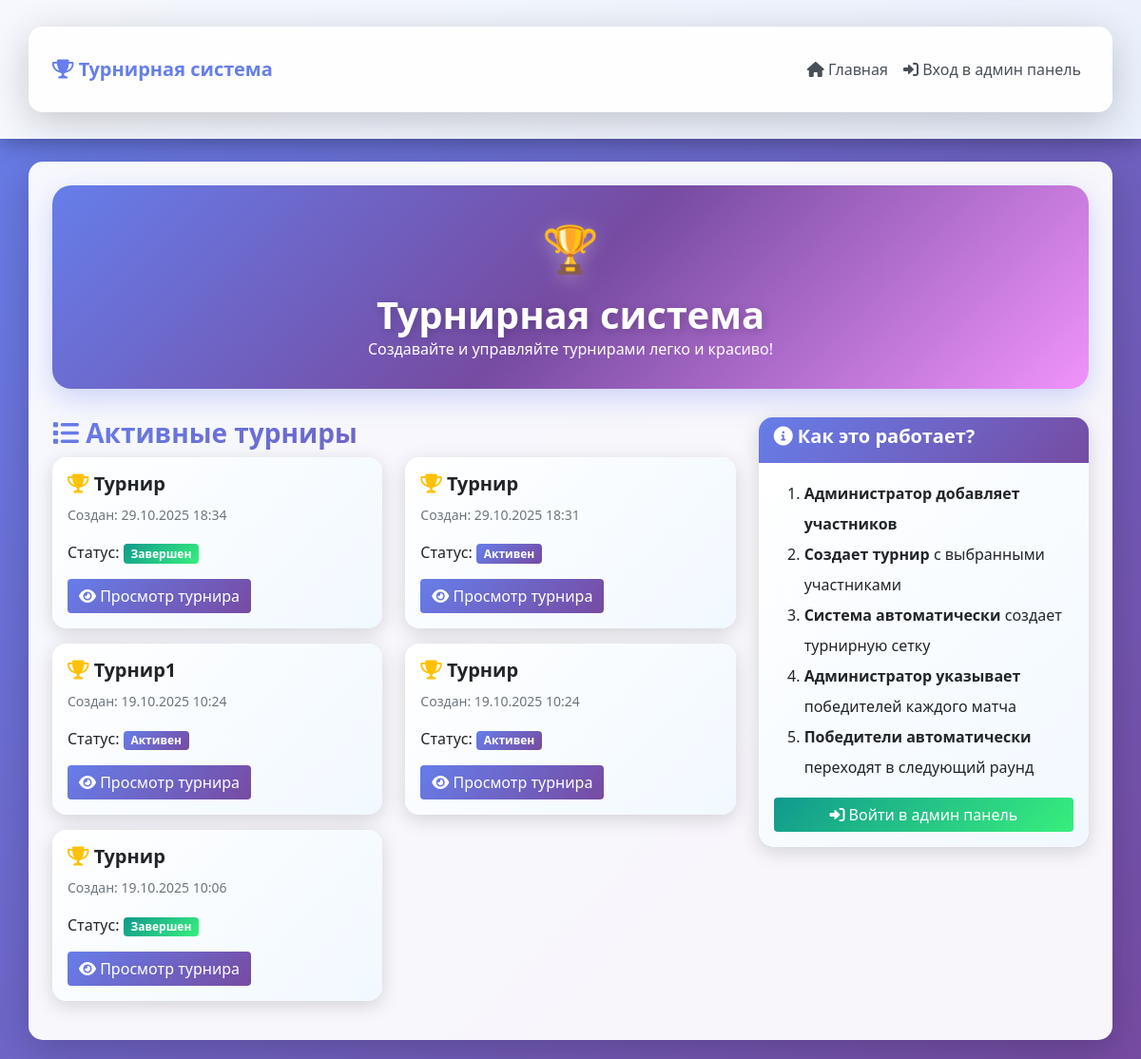
Before: / with the older database file.
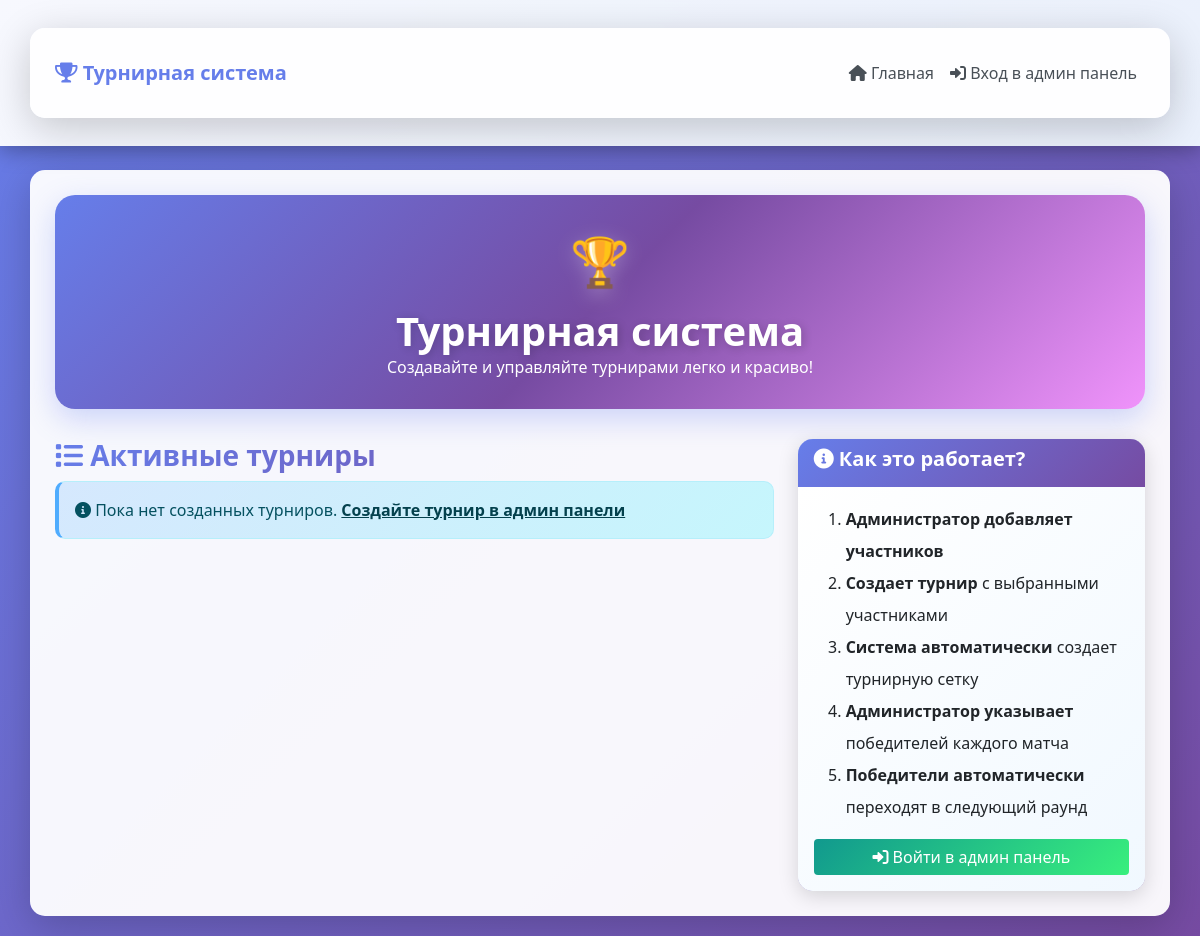
After: the same page with the newer database file.
### app.py (models this page shows)
class Tournament(db.Model):
    id = db.Column(db.Integer, primary_key=True)
    name = db.Column(db.String(200), nullable=False)
    created_at = db.Column(db.DateTime, default=datetime.utcnow)
    status = db.Column(db.String(20), default='active')  # active, completed

### app.py (the view)
@app.route('/')
def index():
    tournaments = Tournament.query.order_by(Tournament.created_at.desc()).all()
    return render_template('index.html', tournaments=tournaments)

### templates/index.html (shortened to what this page needs)
{% extends "base.html" %}
{% block content %}
<div class="row">
    <div class="col-12">
        <div class="welcome-banner">
            <div class="trophy-icon">🏆</div>
            <h1>Турнирная система</h1>
            <p class="text-white mb-0">Создавайте и управляйте турнирами легко и красиво!</p>
        </div>
        <div class="row">
            <div class="col-md-8">
                <h3 style="background: linear-gradient(135deg, #667eea 0%, #764ba2 100%); -webkit-background-clip: text; -webkit-text-fill-color: transparent; background-clip: text;">
                    <i class="fas fa-list"></i> Активные турниры
                </h3>
                {% if tournaments %}
                    <div class="row">
                        {% for tournament in tournaments %}
                        <div class="col-md-6 mb-3">
                            <div class="card">
                                <div class="card-body">
                                    <h5 class="card-title">
                                        <i class="fas fa-trophy text-warning"></i> {{ tournament.name }}
                                    </h5>
                                    <p class="card-text">
                                        <small class="text-muted">
                                            Создан: {{ tournament.created_at.strftime('%d.%m.%Y %H:%M') }}
                                        </small>
                                    </p>
                                    <p class="card-text">
                                        Статус:
                                        <span class="badge bg-{{ 'success' if tournament.status == 'completed' else 'primary' }}">
                                            {{ 'Завершен' if tournament.status == 'completed' else 'Активен' }}
                                        </span>
                                    </p>
                                    <a href="{{ url_for('tournament_view', tournament_id=tournament.id) }}"
                                       class="btn btn-primary">
                                        <i class="fas fa-eye"></i> Просмотр турнира
                                    </a>
                                </div>
                            </div>
                        </div>
                        {% endfor %}
                    </div>
                {% else %}
                    <div class="alert alert-info">
                        <i class="fas fa-info-circle"></i> Пока нет созданных турниров.
                        <a href="{{ url_for('admin') }}" class="alert-link">Создайте турнир в админ панели</a>
                    </div>
                {% endif %}
            </div>
            <div class="col-md-4">
                <div class="card" style="border: 3px solid transparent; background: linear-gradient(white, white) padding-box, linear-gradient(135deg, #667eea 0%, #764ba2 100%) border-box;">
                    <div class="card-header">
                        <h5><i class="fas fa-info-circle"></i> Как это работает?</h5>
                    </div>
                    <div class="card-body">
                        <ol style="line-height: 2;">
                            <li><strong>Администратор добавляет участников</strong></li>
                            <li><strong>Создает турнир</strong> с выбранными участниками</li>
                            <li><strong>Система автоматически</strong> создает турнирную сетку</li>
                            <li><strong>Администратор указывает</strong> победителей каждого матча</li>
                            <li><strong>Победители автоматически</strong> переходят в следующий раунд</li>
                        </ol>
                        {% if session.admin_logged_in %}
                            <a href="{{ url_for('admin') }}" class="btn btn-success w-100">
                                <i class="fas fa-cog"></i> Перейти в админ панель
                            </a>
                        {% else %}
                            <a href="{{ url_for('admin_login') }}" class="btn btn-success w-100">
                                <i class="fas fa-sign-in-alt"></i> Войти в админ панель
                            </a>
                        {% endif %}
                    </div>
                </div>
            </div>
        </div>
    </div>
</div>
{% endblock %}

### templates/base.html (shortened to what this page needs)
<!DOCTYPE html>
<html lang="ru">
<head>
    <link href="https://cdn.jsdelivr.net/npm/bootstrap@5.1.3/dist/css/bootstrap.min.css" rel="stylesheet">
    <link href="https://cdnjs.cloudflare.com/ajax/libs/font-awesome/6.0.0/css/all.min.css" rel="stylesheet">
</head>
<body>
    <nav class="navbar navbar-expand-lg navbar-light" style="background: linear-gradient(135deg, rgba(255,255,255,0.95) 0%, rgba(240,248,255,0.95) 100%); box-shadow: 0 5px 20px rgba(0,0,0,0.3); backdrop-filter: blur(10px);">
        <div class="container">
            <a class="navbar-brand" href="{{ url_for('index') }}" style="color: #667eea; font-weight: bold;">
                <i class="fas fa-trophy"></i> Турнирная система
            </a>
            <div class="collapse navbar-collapse" id="navbarNav">
                <div class="navbar-nav ms-auto">
                    <a class="nav-link" href="{{ url_for('index') }}" style="color: #495057; font-weight: 500;">
                        <i class="fas fa-home"></i> Главная
                    </a>
                    {% if session.admin_logged_in %}
                        <div class="nav-item dropdown">
                            <a class="nav-link dropdown-toggle" href="#" id="adminDropdown" role="button" data-bs-toggle="dropdown" style="color: #495057; font-weight: 500;">
                                <i class="fas fa-cog"></i> Админ панель
                            </a>
                            <ul class="dropdown-menu">
                                <li><a class="dropdown-item" href="{{ url_for('admin') }}">
                                    <i class="fas fa-tachometer-alt"></i> Управление
                                </a></li>
                                <li><hr class="dropdown-divider"></li>
                                <li><a class="dropdown-item" href="{{ url_for('admin_logout') }}">
                                    <i class="fas fa-sign-out-alt"></i> Выйти
                                </a></li>
                            </ul>
                        </div>
                        <span class="navbar-text" style="color: #667eea; font-weight: 600;">
                            <i class="fas fa-user-shield"></i> {{ session.admin_username }}
                        </span>
                    {% else %}
                        <a class="nav-link" href="{{ url_for('admin_login') }}" style="color: #495057; font-weight: 500;">
                            <i class="fas fa-sign-in-alt"></i> Вход в админ панель
                        </a>
                    {% endif %}
                </div>
            </div>
        </div>
    </nav>
    <div class="container mt-4">
        {% block content %}{% endblock %}
    </div>
</body>
</html>

### templates/base.html (style rules this page uses)
body { background: linear-gradient(135deg, #667eea 0%, #764ba2 25%, #f093fb 50%, #4facfe 75%, #00f2fe 100%); background-attachment: fixed; background-size: 400% 400%; animation: gradientShift 15s ease infinite; min-height: 100vh; }
.container { background: rgba(255, 255, 255, 0.95); border-radius: 15px; padding: 25px; box-shadow: 0 10px 40px rgba(0, 0, 0, 0.2); margin-top: 20px; margin-bottom: 20px; }
.navbar-brand { font-weight: bold; }
.btn-success { background: linear-gradient(135deg, #11998e 0%, #38ef7d 100%) !important; border: none !important; transition: all 0.3s ease; font-weight: 500; }
.card { border-radius: 15px !important; border: none !important; box-shadow: 0 5px 20px rgba(0,0,0,0.15); transition: all 0.3s ease; overflow: hidden; }
.card-header { background: linear-gradient(135deg, #667eea 0%, #764ba2 100%) !important; color: white !important; font-weight: bold; border: none !important; }
.card-body { background: linear-gradient(135deg, rgba(255,255,255,0.95) 0%, rgba(240,248,255,0.95) 100%); }
.alert-info { background: linear-gradient(135deg, rgba(79, 172, 254, 0.2) 0%, rgba(0, 242, 254, 0.2) 100%) !important; border-left: 4px solid #4facfe !important; border-radius: 10px !important; }
h1, h2, h3, h4, h5 { font-weight: 700; }
h1 { background: linear-gradient(135deg, #667eea 0%, #764ba2 50%, #f093fb 100%); -webkit-background-clip: text; -webkit-text-fill-color: transparent; background-clip: text; }
* { scrollbar-width: thin; scrollbar-color: #667eea #f1f1f1; }

### templates/index.html (style rules this page uses)
.welcome-banner { background: linear-gradient(135deg, #667eea 0%, #764ba2 50%, #f093fb 100%); padding: 30px; border-radius: 20px; text-align: center; margin-bottom: 30px; box-shadow: 0 10px 30px rgba(102, 126, 234, 0.3); animation: pulse 3s ease-in-out infinite; }
.welcome-banner h1 { color: white !important; background: none !important; -webkit-text-fill-color: white !important; text-shadow: 2px 2px 10px rgba(0,0,0,0.2); font-size: 2.5rem; margin: 0; }
.welcome-banner .trophy-icon { animation: bounce 2s ease-in-out infinite; display: inline-block; font-size: 3rem; margin-bottom: 10px; filter: drop-shadow(0 5px 10px rgba(255,255,255,0.3)); }

Changed rows visible on the page:
removed Tournament: name "Турнир", created_at "29.10.2025 18:34", status "Завершен"
removed Tournament: name "Турнир", created_at "29.10.2025 18:31", status "Активен"
removed Tournament: name "Турнир1", created_at "19.10.2025 10:24", status "Активен"
removed Tournament: name "Турнир", created_at "19.10.2025 10:24", status "Активен"
removed Tournament: name "Турнир", created_at "19.10.2025 10:06", status "Завершен"
Other visible differences:
text now shown: "Пока нет созданных турниров. Создайте турнир в админ панели"
